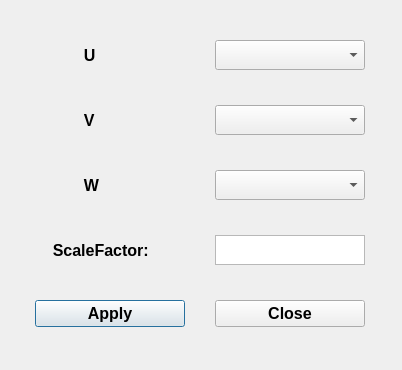
<?xml version="1.0" encoding="UTF-8"?>
<ui version="4.0">
 <class>ScaleFactorDialog</class>
 <widget class="QDialog" name="ScaleFactorDialog">
  <property name="geometry">
   <rect>
    <x>0</x>
    <y>0</y>
    <width>402</width>
    <height>370</height>
   </rect>
  </property>
  <property name="font">
   <font>
    <pointsize>12</pointsize>
    <weight>75</weight>
    <bold>true</bold>
   </font>
  </property>
  <property name="windowTitle">
   <string>ScaleFactorDialog</string>
  </property>
  <layout class="QGridLayout" name="gridLayout">
   <item row="3" column="1">
    <widget class="QTextEdit" name="scaleFactor">
     <property name="minimumSize">
      <size>
       <width>150</width>
       <height>30</height>
      </size>
     </property>
     <property name="maximumSize">
      <size>
       <width>150</width>
       <height>30</height>
      </size>
     </property>
    </widget>
   </item>
   <item row="1" column="1">
    <widget class="QComboBox" name="vComboBox">
     <property name="minimumSize">
      <size>
       <width>150</width>
       <height>30</height>
      </size>
     </property>
     <property name="maximumSize">
      <size>
       <width>150</width>
       <height>30</height>
      </size>
     </property>
    </widget>
   </item>
   <item row="0" column="0">
    <widget class="QLabel" name="uLabel">
     <property name="minimumSize">
      <size>
       <width>150</width>
       <height>30</height>
      </size>
     </property>
     <property name="maximumSize">
      <size>
       <width>150</width>
       <height>30</height>
      </size>
     </property>
     <property name="font">
      <font>
       <pointsize>12</pointsize>
       <weight>75</weight>
       <bold>true</bold>
      </font>
     </property>
     <property name="text">
      <string>           U</string>
     </property>
    </widget>
   </item>
   <item row="0" column="1">
    <widget class="QComboBox" name="uComboBox">
     <property name="minimumSize">
      <size>
       <width>150</width>
       <height>30</height>
      </size>
     </property>
     <property name="maximumSize">
      <size>
       <width>150</width>
       <height>30</height>
      </size>
     </property>
    </widget>
   </item>
   <item row="1" column="0">
    <widget class="QLabel" name="vLabel">
     <property name="minimumSize">
      <size>
       <width>150</width>
       <height>30</height>
      </size>
     </property>
     <property name="maximumSize">
      <size>
       <width>150</width>
       <height>30</height>
      </size>
     </property>
     <property name="font">
      <font>
       <pointsize>12</pointsize>
       <weight>75</weight>
       <bold>true</bold>
      </font>
     </property>
     <property name="text">
      <string>           V</string>
     </property>
    </widget>
   </item>
   <item row="3" column="0">
    <widget class="QLabel" name="scaleFactorLabel">
     <property name="minimumSize">
      <size>
       <width>150</width>
       <height>30</height>
      </size>
     </property>
     <property name="maximumSize">
      <size>
       <width>150</width>
       <height>30</height>
      </size>
     </property>
     <property name="font">
      <font>
       <pointsize>12</pointsize>
       <weight>75</weight>
       <bold>true</bold>
      </font>
     </property>
     <property name="text">
      <string>    ScaleFactor:</string>
     </property>
    </widget>
   </item>
   <item row="2" column="0">
    <widget class="QLabel" name="wLabel">
     <property name="minimumSize">
      <size>
       <width>150</width>
       <height>30</height>
      </size>
     </property>
     <property name="maximumSize">
      <size>
       <width>150</width>
       <height>30</height>
      </size>
     </property>
     <property name="font">
      <font>
       <pointsize>12</pointsize>
       <weight>75</weight>
       <bold>true</bold>
      </font>
     </property>
     <property name="text">
      <string>           W</string>
     </property>
    </widget>
   </item>
   <item row="2" column="1">
    <widget class="QComboBox" name="wComboBox">
     <property name="minimumSize">
      <size>
       <width>150</width>
       <height>30</height>
      </size>
     </property>
     <property name="maximumSize">
      <size>
       <width>150</width>
       <height>30</height>
      </size>
     </property>
    </widget>
   </item>
   <item row="4" column="0">
    <widget class="QPushButton" name="ApplyButton">
     <property name="text">
      <string>Apply</string>
     </property>
    </widget>
   </item>
   <item row="4" column="1">
    <widget class="QPushButton" name="CloseButton">
     <property name="text">
      <string>Close</string>
     </property>
    </widget>
   </item>
  </layout>
 </widget>
 <resources/>
 <connections/>
</ui>
